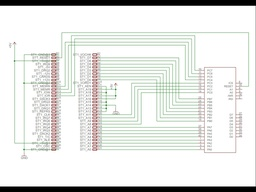
#> input picture mda_connections.jpg, 256 x 192 px, shrunk from 768 x 576 before the run
$ python gitscreen.py mda_connections.jpg   (Python 2 division)
#> lines starting #> are read from the running program, lines starting #| are printed output that depends on the picture
import sys; from PIL import Image; import numpy as np
import time,os,random,string
import serial
import collections

serl = serial.Serial('COM3', 115200) # Establish the connection on a specific port
time.sleep(2)
def print_arduino(string_to_use):
    #string_to_use="hello\ntest1\ntest2"#.replace('\n','\\n\n')
    #for line in :
    serl.write(string_to_use+' ')#.replace('\n',''))
        #time.sleep(.1)


ASCII_CHARS = [ '#', '?', '%', '.', 'S', '+', '.', '*', ':', ',', '@']
ASCII_CHARS = [ '#', '@', '&', '$', '?', '!', '+', '-', ',', '.', ' '][::-1]
#ASCII_CHARS = [ '@', '8', '0', 'G', 't', 'i', ';', ':', ',', '.',' '][::-1]
greyscale = [
            " ",
            " ",
            ".,-",
            "_ivc=!/|\\~",
            "gjez2]/(YL)t[+T7Vf",
            "mdK4ZGbNDXY5P*Q",
            "W8KMA",
            "#%$"
            ]
set_width=25

def scale_image(image, new_width=set_width):
    """Resizes an image preserving the aspect ratio.
    """
    (original_width, original_height) = image.size
    aspect_ratio = original_height/float(original_width)
    new_height = int(aspect_ratio * new_width)

    new_image = image.resize((new_width, new_height))
    #print 'Width:',new_width*2,'  Hight:',new_height
    return new_image,new_width,new_height

def convert_to_grayscale(image):
    return image.convert('L') # convert to mono

def map_pixels_to_ascii_chars(image, range_width=25):
    """Maps each pixel to an ascii char based on the range
    in which it lies.

    0-255 is divided into 11 ranges of 25 pixels each.
    """

    pixels_in_image = list(image.getdata())
    pixels_to_chars = [ASCII_CHARS[pixel_value/range_width]*2 for pixel_value in pixels_in_image]
    #pixels_to_chars = [random.choice(greyscale[pixel_value/range_width])*2 for pixel_value in pixels_in_image]


    return "".join(pixels_to_chars)

def convert_image_to_ascii(image, new_width=set_width):
    test_width=100
    test_hight=100
    start_width=81
    image_to_convert=image
    #image = scale_image(image_to_convert)[0]
    #"""
    while test_hight>25 or (test_width*2)>79:
        image = scale_image(image_to_convert,start_width)
        test_width=image[1]
        test_hight=image[2]
        start_width-=1
    new_width=test_width*2
    image=image[0]
    #"""
    image = convert_to_grayscale(image)

    pixels_to_chars = map_pixels_to_ascii_chars(image)
    len_pixels_to_chars = len(pixels_to_chars)

    image_ascii = [pixels_to_chars[index: index + new_width] for index in
            xrange(0, len_pixels_to_chars, new_width)]

    return "\n".join(image_ascii)

def pad_image(provided_image_ascii):
    edge_charecters=''
    image_width=0
    for line in provided_image_ascii.split('\n'):
        edge_charecters+=line[:1]+line[-1:] #append first and last charecter
    image_width=len(line)
    print 5

    most_common_char = collections.Counter(edge_charecters).most_common(1)[0][0]
    new_image = []
    space_left=(79-image_width)/2
    for line in provided_image_ascii.split('\n'):
        new_image.append(  (most_common_char*space_left)+line+(most_common_char*space_left)  )
    return '\n'.join(new_image)

def handle_image_conversion(image_filepath):
#> called with image_filepath = 'mda_connections.jpg'
    from PIL import Image
    image = Image.open(image_filepath)
#> image is the input picture: PIL image 256x192 RGB; mean R, G, B 228.4, 229.9, 227.4
    image.seek(0) # skip to the second frame

    try:
        while 1:

            os.system('cls')
            image_ascii = convert_image_to_ascii(image)
            image_ascii = pad_image(image_ascii)
            print_arduino(image_ascii)
            print image_ascii
            time.sleep(.04)
            image.seek(image.tell()+1)
#> this loop made 1 pass
#> len_pixels_to_chars in convert_image_to_ascii on pass 1: 1700
#> pass 1, in scale_image, `new_image = image.resize((new_width, new_height))`:
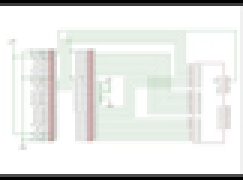
#> new_image: PIL image 81x60 RGB (shown 3 times larger); mean R, G, B 228.6, 230, 227.5
#> pass 1, in scale_image (call 3), `new_image = image.resize((new_width, new_height))`:
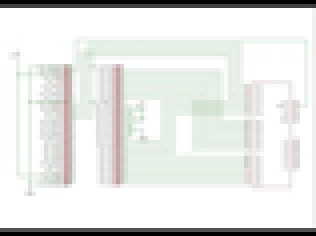
#> new_image: PIL image 79x59 RGB (shown 4 times larger); mean R, G, B 228.5, 229.9, 227.5
    except EOFError:
        print 'Dead'
        pass # end of sequence


if __name__=='__main__':
    import sys

    image_file_path = sys.argv[1]
    while True:
        handle_image_conversion(image_file_path)
